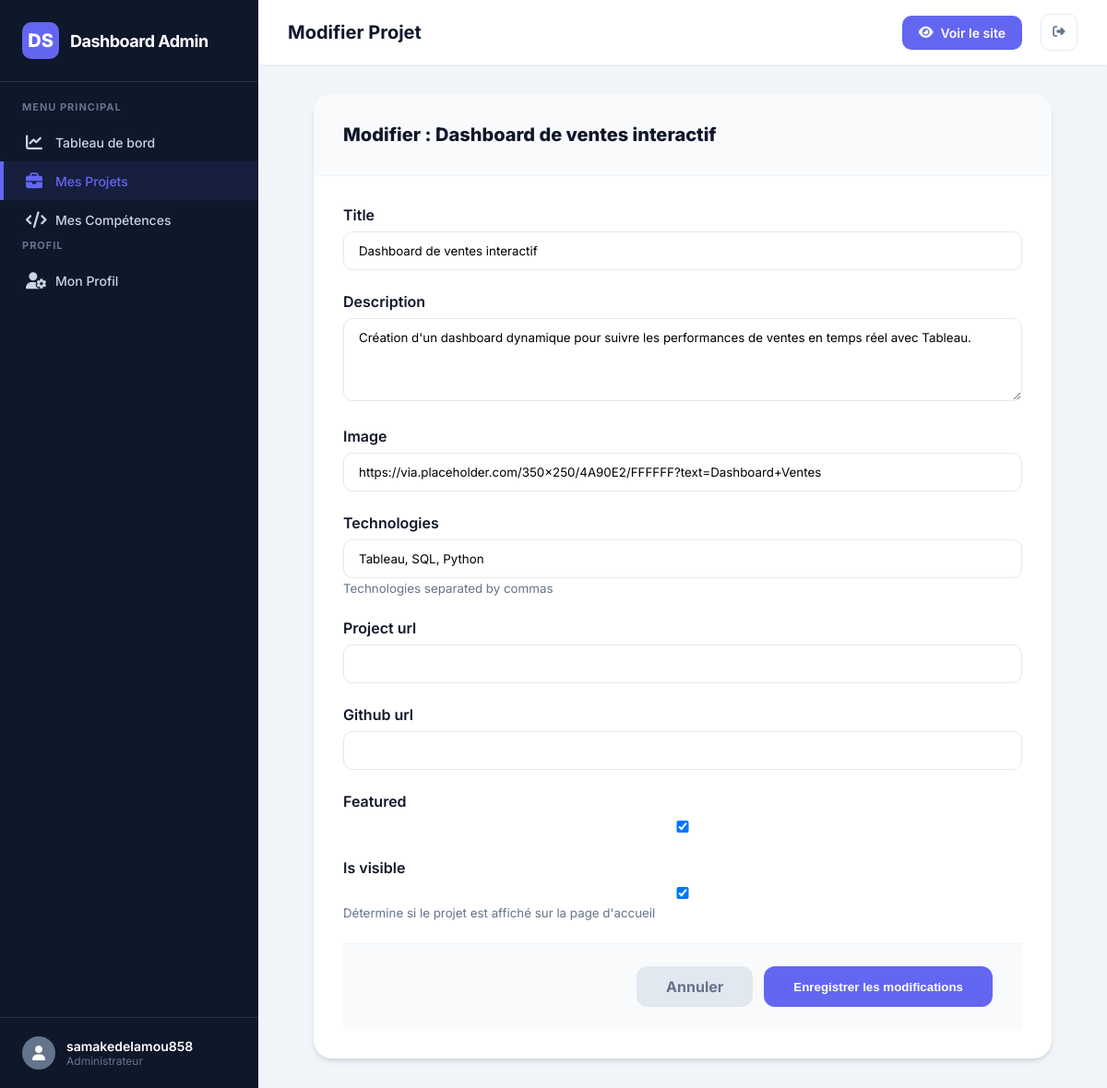
The page /dashboard/projects/1/edit/ (signed in) on the database its author committed.
### home/models.py (models this page shows, shortened)
class Project(models.Model):
    title = models.CharField(max_length=200)
    description = models.TextField()
    image = models.URLField(default="placeholder.svg")
    technologies = models.CharField(max_length=500, help_text="Technologies separated by commas")
    project_url = models.URLField(blank=True, null=True)
    github_url = models.URLField(blank=True, null=True)
    featured = models.BooleanField(default=False)
    is_visible = models.BooleanField(default=True, help_text="Détermine si le projet est affiché sur la page d'accueil")
    created_at = models.DateTimeField(auto_now_add=True)
    updated_at = models.DateTimeField(auto_now=True)

### home/views.py (the view)
# urls.py: path('dashboard/projects/<int:pk>/edit/', views.edit_project, name='dashboard_project_edit'),
@login_required
def edit_project(request, pk):
    project = get_object_or_404(Project, pk=pk)
    if request.method == 'POST':
        form = ProjectForm(request.POST, request.FILES, instance=project)
        if form.is_valid():
            form.save()
            messages.success(request, "Projet mis à jour avec succès !")
            return redirect('dashboard_projects')
        else:
            messages.error(request, "Erreur lors de la modification du projet. Veuillez vérifier le formulaire.")
    else:
        form = ProjectForm(instance=project)
    return render(request, 'home/project_form.html', {'form': form, 'project': project})

### home/forms.py
class ProjectForm(forms.ModelForm):
    class Meta:
        model = Project
        fields = [
            'title',
            'description',
            'image',
            'technologies',
            'project_url',
            'github_url',
            'featured',
            'is_visible',
        ]
        widgets = {
            'description': forms.Textarea(attrs={'rows': 4}),
        }

### home/templates/home/project_form.html (shortened to what this page needs)
{% extends 'home/dashboard_base.html' %}
{% load static %}
{% block header_title %}Modifier Projet{% endblock %}
{% block content %}
<div class="form-card">
    <div class="form-header">
        <h3 style="font-size: 20px; font-weight: 800;">Modifier : {{ project.title }}</h3>
    </div>
    <form method="post" enctype="multipart/form-data" class="form-body">
        {% for field in form %}
            <div class="form-group-modern">
                <label for="{{ field.id_for_label }}">{{ field.label }}</label>
                {{ field }}
                {% if field.help_text %}
                    <small style="color: var(--secondary);">{{ field.help_text }}</small>
                {% endif %}
            </div>
        {% endfor %}
        <div class="form-footer">
            <a href="{% url 'dashboard_projects' %}" class="btn-cancel">Annuler</a>
            <button type="submit" class="btn-save">Enregistrer les modifications</button>
        </div>
    </form>
</div>
{% endblock %}

### home/templates/home/dashboard_base.html (shortened to what this page needs)
{% load static %}
<!DOCTYPE html>
<html lang="fr">
<head>
    <link href="https://cdnjs.cloudflare.com/ajax/libs/font-awesome/6.4.0/css/all.min.css" rel="stylesheet">
</head>
<body>
    <div class="dashboard-container">
        <aside class="sidebar" id="sidebar">
            <div class="sidebar-header">
                <div class="logo-box">DS</div>
                <span class="sidebar-title">Dashboard Admin</span>
            </div>
            <nav class="sidebar-nav">
                <div class="nav-label">Menu Principal</div>
                <a href="{% url 'dashboard' %}" class="nav-link {% if request.resolver_match.url_name == 'dashboard' %}active{% endif %}">
                    <i class="fa-solid fa-chart-line"></i>
                    Tableau de bord
                </a>
                <a href="{% url 'dashboard_projects' %}" class="nav-link {% if 'projects' in request.path %}active{% endif %}">
                    <i class="fa-solid fa-briefcase"></i>
                    Mes Projets
                </a>
                <a href="{% url 'dashboard_skills' %}" class="nav-link {% if 'skills' in request.path %}active{% endif %}">
                    <i class="fa-solid fa-code"></i>
                    Mes Compétences
                </a>
                <div class="nav-label">Profil</div>
                <a href="{% url 'dashboard_settings' %}" class="nav-link {% if 'settings' in request.path %}active{% endif %}">
                    <i class="fa-solid fa-user-gear"></i>
                    Mon Profil
                </a>
            </nav>
            <div class="sidebar-footer">
                <a href="{% url 'home' %}" class="user-profile">
                    <div class="user-avatar">
                        <i class="fa-solid fa-user"></i>
                    </div>
                    <div class="user-info">
                        <span class="name">{{ user.username }}</span>
                        <span class="role">Administrateur</span>
                    </div>
                </a>
            </div>
        </aside>
        <main class="main-content">
            <header class="top-header">
                <div class="header-left">
                    <h2 style="font-size: 20px; font-weight: 700;">{% block header_title %}Overview{% endblock %}</h2>
                </div>
                <div class="header-actions">
                    <a href="{% url 'home' %}" class="btn-view-site">
                        <i class="fa-solid fa-eye"></i>
                        Voir le site
                    </a>
                    <form action="{% url 'logout' %}" method="post" style="display: inline;">
                        <button type="submit" class="action-btn" title="Déconnexion">
                            <i class="fa-solid fa-right-from-bracket"></i>
                        </button>
                    </form>
                </div>
            </header>
            <div class="content-body">
                {% block content %}{% endblock %}
            </div>
        </main>
    </div>
</body>
</html>

### home/templates/home/dashboard_base.html (style rules this page uses)
:root { --primary: #6366f1; --primary-hover: #4f46e5; --secondary: #64748b; --success: #10b981; --warning: #f59e0b; --danger: #ef4444; --dark: #0f172a; --light: #f8fafc; --sidebar-width: 280px; --header-height: 70px; --transition: all 0.3s cubic-bezier(0.4, 0, 0.2, 1); --card-shadow: 0 4px 6px -1px rgb(0 0 0 / 0.1), 0 2px 4px -2px rgb(0 0 0 / 0.1); --card-shadow-hover: 0 20px 25px -5px rgb(0 0 0 / 0.1), 0 8px 10px -6px rgb(0 0 0 / 0.1); }
* { margin: 0; padding: 0; box-sizing: border-box; }
body { font-family: 'Inter', sans-serif; background-color: #f1f5f9; color: var(--dark); overflow-x: hidden; }
.dashboard-container { display: flex; min-height: 100vh; }
.sidebar { width: var(--sidebar-width); background: var(--dark); color: white; position: fixed; top: 0; left: 0; bottom: 0; z-index: 1000; transition: var(--transition); display: flex; flex-direction: column; }
.sidebar-header { padding: 24px; display: flex; align-items: center; gap: 12px; border-bottom: 1px solid rgba(255,255,255,0.1); }
.logo-box { width: 40px; height: 40px; background: var(--primary); border-radius: 10px; display: flex; align-items: center; justify-content: center; font-weight: 800; font-size: 20px; }
.sidebar-title { font-size: 18px; font-weight: 700; letter-spacing: -0.5px; }
.sidebar-nav { padding: 20px 0; flex: 1; overflow-y: auto; }
.nav-label { padding: 0 24px 10px; font-size: 11px; font-weight: 700; text-transform: uppercase; color: var(--secondary); letter-spacing: 1px; }
.nav-link { display: flex; align-items: center; gap: 12px; padding: 12px 24px; color: #cbd5e1; text-decoration: none; font-size: 14px; font-weight: 500; transition: var(--transition); border-left: 4px solid transparent; }
.nav-link.active { background: rgba(99, 102, 241, 0.1); color: var(--primary); border-left-color: var(--primary); }
.nav-link i { width: 20px; font-size: 18px; }
.sidebar-footer { padding: 20px 24px; border-top: 1px solid rgba(255,255,255,0.1); }
.user-profile { display: flex; align-items: center; gap: 12px; color: white; text-decoration: none; }
.user-avatar { width: 36px; height: 36px; border-radius: 50%; background: var(--secondary); display: flex; align-items: center; justify-content: center; overflow: hidden; }
.user-info .name { display: block; font-size: 14px; font-weight: 600; }
.user-info .role { display: block; font-size: 12px; color: var(--secondary); }
.main-content { flex: 1; margin-left: var(--sidebar-width); min-width: 0; }
.top-header { height: var(--header-height); background: white; padding: 0 32px; display: flex; align-items: center; justify-content: space-between; position: sticky; top: 0; z-index: 900; box-shadow: 0 1px 3px rgba(0,0,0,0.05); }
.header-actions { display: flex; align-items: center; gap: 20px; }
.action-btn { width: 40px; height: 40px; border-radius: 10px; border: 1px solid #e2e8f0; background: white; display: flex; align-items: center; justify-content: center; color: var(--secondary); cursor: pointer; transition: var(--transition); }
.btn-view-site { display: flex; align-items: center; gap: 8px; padding: 10px 18px; background: var(--primary); color: white; text-decoration: none; border-radius: 10px; font-size: 14px; font-weight: 600; transition: var(--transition); }
.content-body { padding: 32px; }

### home/templates/home/project_form.html (style rules this page uses)
.form-card { background: white; border-radius: 20px; box-shadow: var(--card-shadow); max-width: 800px; margin: 0 auto; overflow: hidden; }
.form-header { padding: 32px; border-bottom: 1px solid #f1f5f9; background: #f8fafc; }
.form-body { padding: 32px; }
.form-group-modern { margin-bottom: 24px; }
.form-group-modern label { display: block; font-weight: 600; margin-bottom: 8px; color: var(--dark); }
.form-group-modern input, .form-group-modern textarea, .form-group-modern select { width: 100%; padding: 12px 16px; border: 1px solid #e2e8f0; border-radius: 10px; font-family: inherit; transition: var(--transition); }
.form-footer { padding: 24px 32px; border-top: 1px solid #f1f5f9; display: flex; justify-content: flex-end; gap: 12px; background: #f8fafc; }
.btn-save { background: var(--primary); color: white; border: none; padding: 12px 32px; border-radius: 12px; font-weight: 700; cursor: pointer; transition: var(--transition); }
.btn-cancel { background: #e2e8f0; color: var(--secondary); border: none; padding: 12px 32px; border-radius: 12px; font-weight: 700; cursor: pointer; text-decoration: none; }

### rows shown on the page
Project: title "Dashboard de ventes interactif", form "Dashboard de ventes interactif" "Création d'un dashboard dynamique pour suivre les performances de ventes en temps réel avec Tableau." "https://via.placeholder.com/350x250/4A90E2/FFFFFF?text=Dashboard+Ventes" "Tableau, SQL, Python" "☑" "☑"

### other values the page prints
{{ user.username }} "samakedelamou858"
{{ field.label }} "Title" "Description" "Image" "Technologies" "Project url" "Github url" "Featured" "Is visible"
{{ field.help_text }} "Technologies separated by commas" "Détermine si le projet est affiché sur la page d'accueil"
